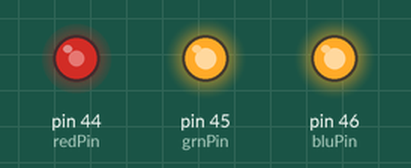
Simulated run of this sketch. Board: Arduino Mega 2560, built with avr-gcc and run on an emulated ATmega2560. On the bench: output pins drawn as LEDs (lit = HIGH). Random numbers use the default seed unless the sketch sets one.

Above: at 0.15 s.
At 12.23 s:
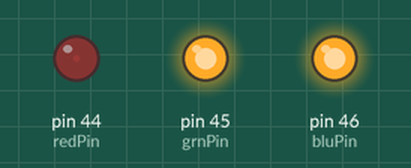
At 14.09 s:
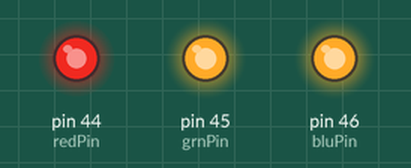
At 27.41 s:
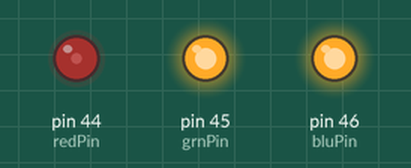
Timing chart, 0 to 27.5 s (numbered marks = the images above):
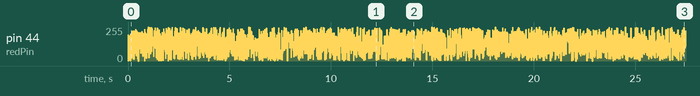

The sketch:

ex_2_5_2.ino
```cpp
int redPin = 44;
int grnPin = 45;
int bluPin = 46;
int speed = 10;
int r_value = 0;
int g_value = 0;
int b_value = 0;
void setup() {
  // put your setup code here, to run once:
  pinMode(redPin,OUTPUT);
  pinMode(grnPin,OUTPUT);
  pinMode(bluPin,OUTPUT);
  analogWrite(redPin, 255);
  analogWrite(grnPin, 255);
  analogWrite(bluPin, 255);
}

void loop() {
  // put your main code here, to run repeatedly:
  int r_value = random(0,255);
  int g_value = random(0,255);
  int b_value = random(0,255);
  analogWrite(redPin, r_value);
  analogWrite(redPin, g_value);
  analogWrite(redPin, b_value);
  delay(speed);
}
```
